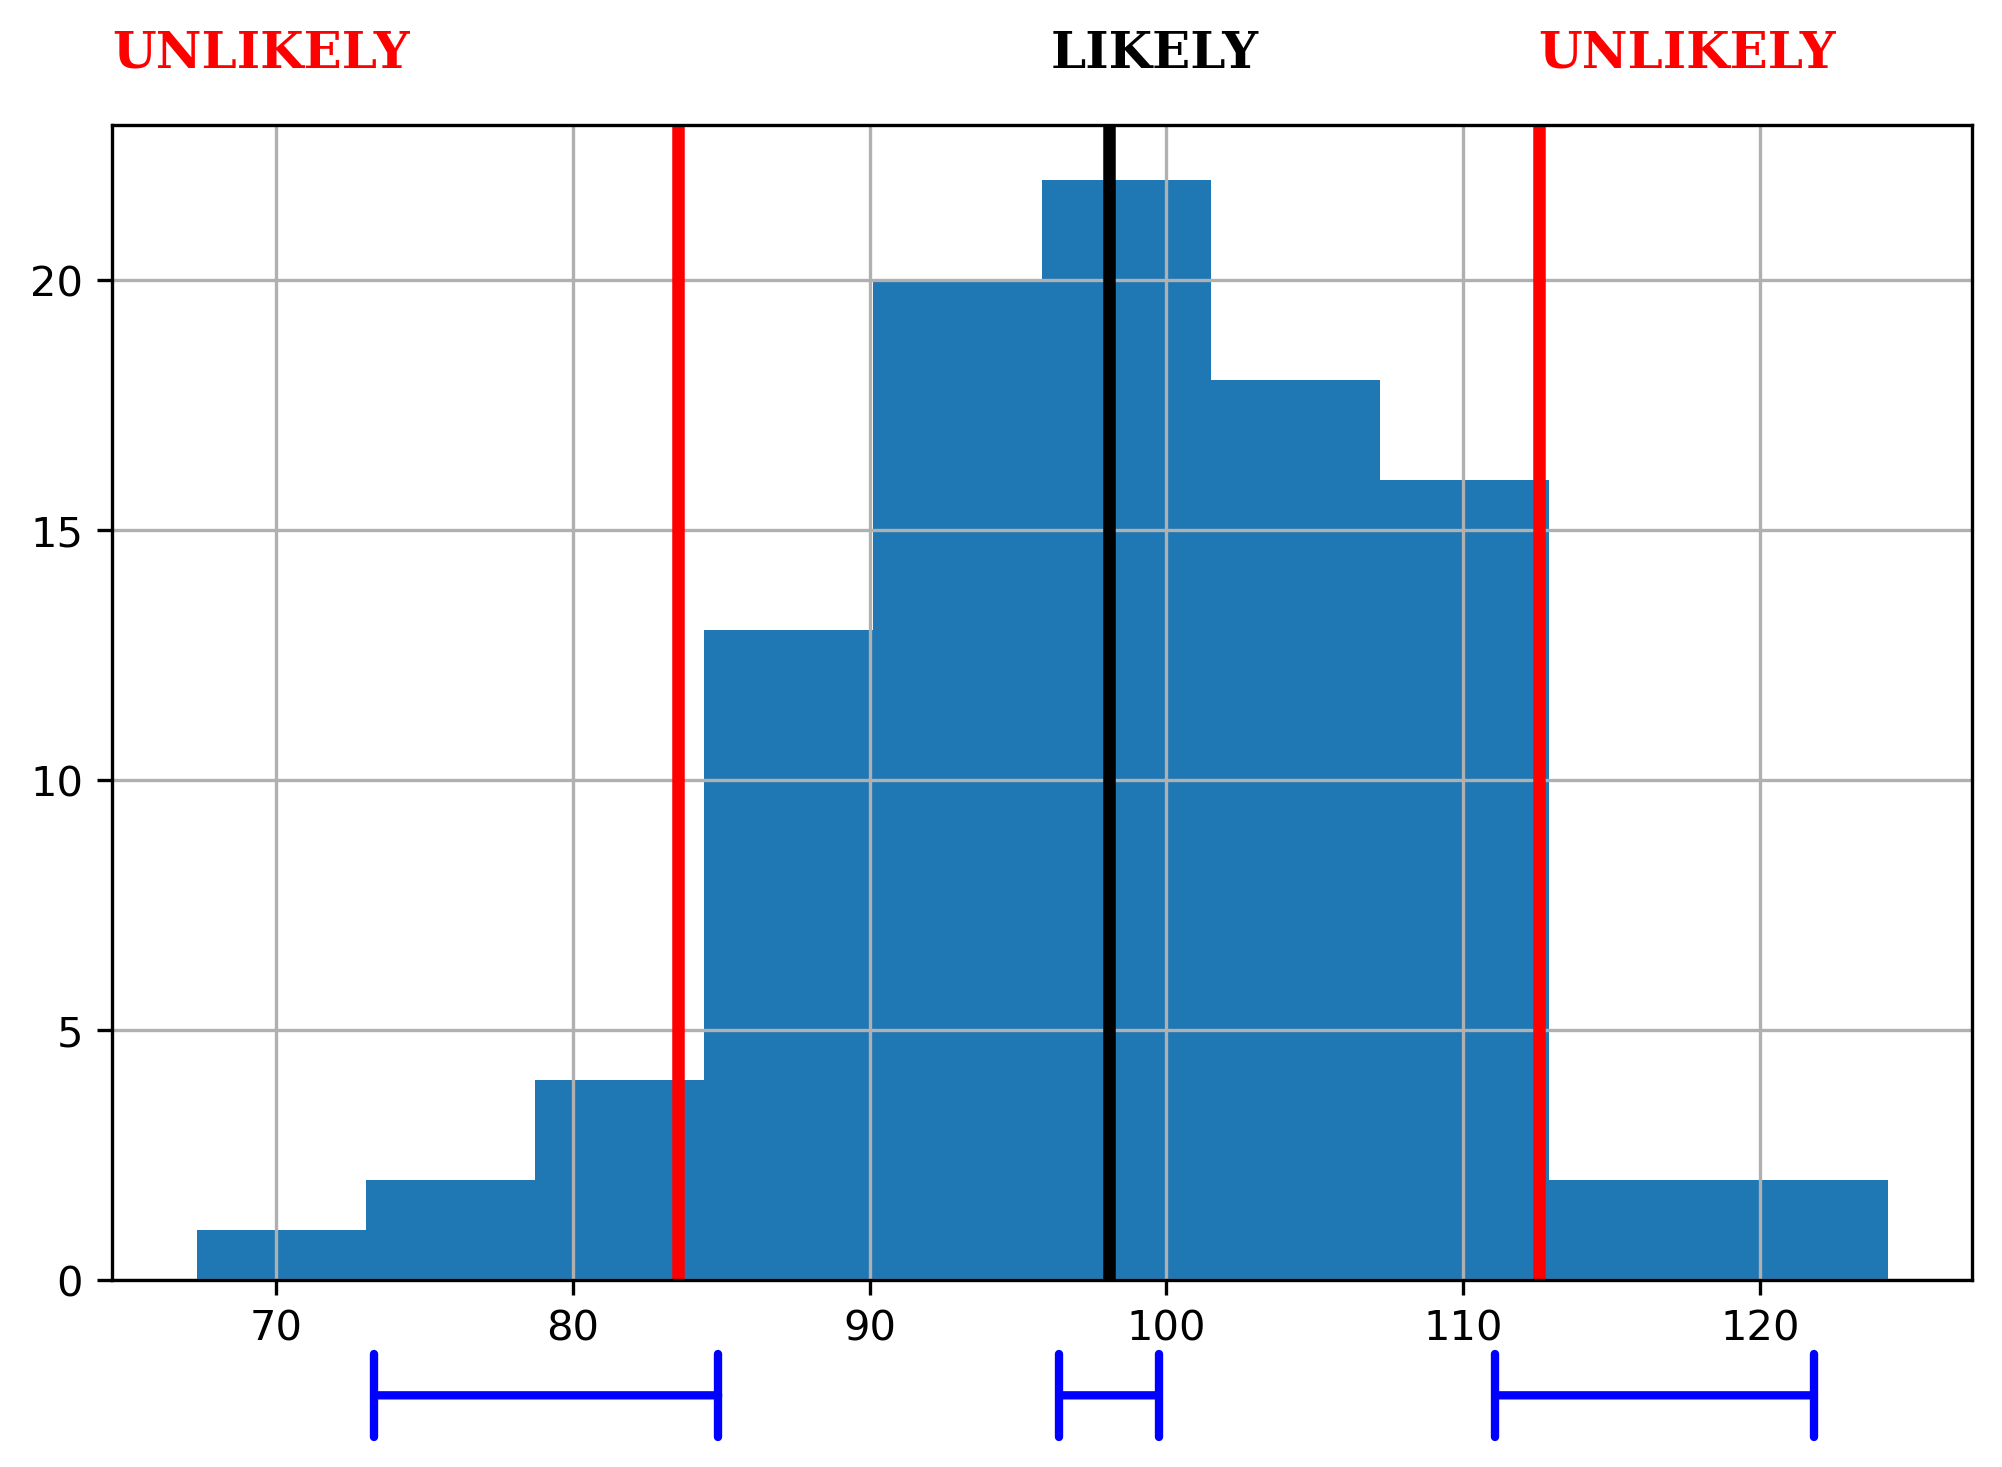

The Python source for this figure:
'''
Measure of Risk and Error (MORE) plot

Provides a simple summary of replications in terms of likely and 
unlikely ranges and CI ranges for mean and percentiles.

'''

import numpy as np
import pandas as pd
import warnings
import plotly.express as px
import plotly.graph_objects as go

def ci_for_sample_mean(mean_value, std, n, critical_value=1.96):
    '''Confidence interval for mean.  Assume std is sample std.
    
    Notes:
    ------
    
    critical value hard coded at the moment.  
    Should update to use t dist.
    '''
    half_width = (critical_value * (std / np.sqrt(n)))
    mean_lower = mean_value - half_width
    mean_upper = mean_value + half_width
    return mean_lower, mean_upper

def ci_percentile(results, field, percentile, critical_value=1.96):
    '''Approximate confidence interval for percentile.
    Note these may or may not be symmetric.
    
    Notes:
    ------
    
    critical value hard coded at the moment.  
    Should update to use t dist.
    
    Params:
    ------
    results: pd.DataFrame
        Results dataframe - tabular data where each row is a rep and each col is a KPI
        
    field: int
        Field from data frame to analyse
        
    percentile: float
        The percentile around which to form the CI
        
    critical_value: float, optional (default = 1.96)
        critical value of the normal dist to use.
    '''
    half_width = critical_value * np.sqrt((percentile * (1 - percentile)) / (len(results) - 1))
    y_beta_1 = results[field].quantile(percentile - half_width)
    y_beta_2 = results[field].quantile(percentile + half_width)
    return y_beta_1, y_beta_2

def as_horizontal_axis_fraction(value, xmin, xmax):
    '''Convert a axis value to a fraction accounting for the 
    minimum on the xaxis (i.e. axis may not start from 0).
    '''
    return (value - xmin) / (xmax - xmin)


def draw_interval(ax, start, end, style="|-|", lw=3, color='b'):
    '''Annotate a matplotlib chart underneath x axis with an confidence interval.
    '''
    _ = ax.annotate('', xy=(start, -0.1), xycoords='axes fraction', 
                       xytext=(end, -0.1),
                       arrowprops=dict(arrowstyle=style, color=color, lw=lw))


def more_plot(results, field=0, x_label=None, bins=None, figsize=(8, 5), 
              percentiles=(0.05, 0.95), suppress_warnings=False):
    '''Measure of Risk and Error (MORE) plot.
    
    Risk illustrated via likely and unlikely ranges of replication values. 
    Erorr illustrated for CIs for mean and wide approx confidence intervals for percentiles
        
    Confidence intervals for percentiles will only be calculated if > 80 replications due to 
    approximation accuracy.
    
    Notes:
    ------
    Each value plotted represents the mean of a replication (e.g. daily throughput).  It should
    not be confused with an individuals results (e.g. an individuals throughput time). 
    
    If the system modelled contains time dependency the MORE plot may hide time of day/event effects.
    
    Params:
    ------
    results: pd.DataFrame
        Tabular data of replications. each column is a kpi
        
    field: int or str
        ID or field name of column containing relevant data

    x_label: str, optional (default=None)
        The x axis label.  If None then no label will be included.
        
    bins: int, optional (default=None)
        no. bins to generate. None=pandas decides no.
        
    figsize: tuple, optional (default=(8,5))
        size of plot
        
    Returns:
    -------
    fig, ax
    
    Refs:
    -----
    
    Nelson 2008. (Winter Simulation Paper)
    https://ieeexplore.ieee.org/document/4736095    
    
    '''
    
    # probably will shift these to module level scope.
    LIKELY = 'LIKELY'
    UNLIKELY = 'UNLIKELY'
    FONT_SIZE = 12
    LINE_WIDTH = 3
    LINE_STYLE = '-'
    CRIT_VALUE = 1.96
    UPPER_QUANTILE = percentiles[1]
    LOWER_QUANTILE = percentiles[0]
    INTERVAL_LW = 2
    MIN_N_FOR_PERCENTILE = 80
    WARN = f'CIs for percentiles are not generated as sample size < {MIN_N_FOR_PERCENTILE}.'
    WARN += ' To supress this msg set `supress_warnings=True`'

    ax = results[field].hist(bins=bins, figsize=figsize)
    if x_label is not None:
        ax.set_xlabel(x_label)
    mean = results[field].mean()
    std = results[field].std(ddof=1)
    upper_percentile = results[field].quantile(UPPER_QUANTILE)
    lower_percentile = results[field].quantile(LOWER_QUANTILE)

    # vertical lines
    ax.axvline(x=mean, linestyle='-', color='black', linewidth=LINE_WIDTH)
    ax.axvline(x=upper_percentile, linestyle='-', color='red', linewidth=LINE_WIDTH)
    ax.axvline(x=lower_percentile, linestyle='-', color='red', linewidth=LINE_WIDTH)

    like_font = {'family': 'serif',
                 'color':  'black',
                 'weight': 'bold',
                 'size': FONT_SIZE
                 }
    unlike_font = {'family': 'serif',
                 'color':  'red',
                 'weight': 'bold',
                 'size': FONT_SIZE
                 }

    # add text
    txt_offset = ax.get_ylim()[1] * 1.05
    ax.text(mean - (mean * 0.02), txt_offset, LIKELY, fontdict=like_font)
    ax.text(upper_percentile, txt_offset, UNLIKELY, fontdict=unlike_font)
    ax.text(ax.get_xlim()[0], txt_offset, UNLIKELY, fontdict=unlike_font)

    # calculate and display confidence intervals

    ## CIs for sample mean
    mean_lower, mean_upper = ci_for_sample_mean(mean, std, len(results))

    # Draw Confidence intervals
    # The horizontal lines are expressed as an axis fraction i.e. between 0 and 1.  
    # This means that the percentile CIs need to be converted before plotting.
    # The function as_horizontal_axis_fraction is used.

    ## mean CI  
    hline_mean_from = as_horizontal_axis_fraction(mean_lower, ax.get_xlim()[0], ax.get_xlim()[1])
    hline_mean_to = as_horizontal_axis_fraction(mean_upper, ax.get_xlim()[0], ax.get_xlim()[1])
    draw_interval(ax, hline_mean_from, hline_mean_to, lw=INTERVAL_LW)

    print(hline_mean_from, hline_mean_to)
    
    # avoid approximation issues with small samples.  
    if len(results) >= MIN_N_FOR_PERCENTILE:
        ## upper percentile
        y_beta_1, y_beta_2 = ci_percentile(results, field, UPPER_QUANTILE, critical_value=CRIT_VALUE)

        ## lower percentile
        y_beta_l_1, y_beta_l_2 = ci_percentile(results, field, LOWER_QUANTILE, critical_value=CRIT_VALUE)
        
        ## line for upper quantile CI
        hline_upper_q_from = (y_beta_1 - ax.get_xlim()[0]) / (ax.get_xlim()[1] - ax.get_xlim()[0])
        hline_upper_q_to = (y_beta_2 - ax.get_xlim()[0]) / (ax.get_xlim()[1] - ax.get_xlim()[0])
        
        hline_upper_q_from = as_horizontal_axis_fraction(y_beta_1, ax.get_xlim()[0], ax.get_xlim()[1])
        hline_upper_q_to = as_horizontal_axis_fraction(y_beta_2, ax.get_xlim()[0], ax.get_xlim()[1])
        draw_interval(ax, hline_upper_q_from, hline_upper_q_to, lw=INTERVAL_LW)
        
        ## line for lower quantile CI        
        hline_lower_q_from = as_horizontal_axis_fraction(y_beta_l_1, ax.get_xlim()[0], ax.get_xlim()[1])
        hline_lower_q_to = as_horizontal_axis_fraction(y_beta_l_2, ax.get_xlim()[0], ax.get_xlim()[1])
        draw_interval(ax, hline_lower_q_from, hline_lower_q_to, lw=INTERVAL_LW)
        
    elif not suppress_warnings:
        warnings.warn(WARN)
        
    return ax.figure, ax

import numpy as np
import plotly.express as px
import plotly.graph_objects as go

import numpy as np
import plotly.express as px
import plotly.graph_objects as go

import numpy as np
import plotly.express as px
import plotly.graph_objects as go

def more_plotly(data, x_label, percentiles=(0.05, 0.95), surpress_warnings=False):
    """
    Plots a histogram of the input numpy array 'data' using Plotly Express.
    The bars corresponding to values below the 5th percentile and above the 95th percentile are colored red.
    Additionally, it adds three vertical dotted lines at the mean, 5th percentile, and 95th percentile.
    It also adds a transparent vertical rectangle representing the 95% confidence interval for the mean.
    
    Args:
        data (numpy.ndarray): The input data to be plotted.
        x_label (str): The label for the x-axis.
    
    Returns:
        plotly.graph_objects.Figure: The Plotly figure object.
    """

     # probably will shift these to module level scope.
    LIKELY = 'LIKELY'
    UNLIKELY = 'UNLIKELY'
    FONT_SIZE = 12
    LINE_WIDTH = 3
    LINE_STYLE = '-'
    CRIT_VALUE = 1.96
    UPPER_QUANTILE = percentiles[1]
    LOWER_QUANTILE = percentiles[0]
    INTERVAL_LW = 2
    MIN_N_FOR_PERCENTILE = 80
    WARN = f'CIs for percentiles are not generated as sample size < {MIN_N_FOR_PERCENTILE}.'
    WARN += ' To supress this msg set `supress_warnings=True`'

    # Calculate the 5th and 95th percentiles and round them up to the nearest integer
    p5 = np.ceil(np.percentile(data, LOWER_QUANTILE*100)).astype(int)
    p95 = np.ceil(np.percentile(data, UPPER_QUANTILE*100)).astype(int)
    mean = np.mean(data)
    
    # Calculate the 95% confidence interval for the mean
    std_err = np.std(data) / np.sqrt(len(data))
    lower_limit = mean - CRIT_VALUE * std_err
    upper_limit = mean + CRIT_VALUE * std_err
    
    # Calculate the histogram using NumPy
    counts, bins = np.histogram(data, bins='auto')
     
    # Determine the color for each bin
    colors = np.where((bins[:-1] < p5) | (bins[:-1] >= p95), UNLIKELY, LIKELY)
    
    # Create the color map for the histogram
    color_discrete_map = {
        LIKELY: '#4CAF50',  # Green
        UNLIKELY: '#F44336'  # Red
    }
    
    # Create the Plotly figure (uses plotly express - needs updated to `go`)
    fig = px.bar(x=bins[:-1], y=counts, color=colors, color_discrete_map=color_discrete_map,
                 range_x=[np.min(data),np.max(data) * 1.02])
    
    # remove gap between bars
    fig.update_layout(bargap=0.00, xaxis_title=x_label, legend_title=None, yaxis_title="Replications")

    # Add the vertical dotted lines
    fig.add_vline(x=mean, line_width=2, line_dash="dot", line_color="black", annotation_text="mean")
    fig.add_vline(x=p5, line_width=2, line_dash="dot", line_color="black", 
                  annotation_text="5th", annotation_position="top left")
    fig.add_vline(x=p95, line_width=2, line_dash="dot", line_color="black", annotation_text="95th")
    
    
    # Add CI for mean
    fig.add_vrect(x0=lower_limit, x1=upper_limit, line_width=0, fillcolor="#FFA726", opacity=0.5)  # Orange  

    # avoid approximation issues with small samples.  
    if len(data) >= MIN_N_FOR_PERCENTILE:

        # add the percentile large sample confidence intervals
        df = pd.DataFrame(data)
        df.columns = ['KPI']
        
        x0, x1 = ci_percentile(df, "KPI", 0.95)
        fig.add_vrect(x0=x0, x1=x1, line_width=0, fillcolor="#FFA726", opacity=0.4)  # Orange

        x0, x1 = ci_percentile(df, "KPI", 0.05)
        fig.add_vrect(x0=x0, x1=x1, line_width=0, fillcolor="#FFA726", opacity=0.4, showlegend=True,
                      name="UCI 95th Percenile")  # Orange

    
    elif not surpress_warnings:
        warnings.warn(WARN)

    note = 'Shaded regions around vertical lines are 95% Confidence Intervals'
    fig.add_annotation(
        showarrow=False,
        text=note,
        font=dict(size=10), 
        xref='x domain',
        x=0.0,
        yref='y domain',
        y=-0.2
        )

    # update legend position
    fig.update_layout(legend=dict(
        orientation="h",
        yanchor="bottom",
        y=1.02,
        xanchor="right",
        x=1
    ))

    return fig
    
def more_plotly(data, x_label, percentiles=(0.05, 0.95), suppress_warnings=False):
    """Interactive Measure of Risk and Error (MORE) plot via PLOTLY
    
    Risk illustrated via likely and unlikely ranges of replication values. 
    Error illustrated for CIs for mean and wide approx confidence intervals for percentiles
        
    Confidence intervals for percentiles will only be calculated if > 80 replications due to 
    approximation accuracy.
    
    Notes:
    ------
    Each value plotted represents the mean of a replication (e.g. daily throughput).  It should
    not be confused with an individuals results (e.g. an individuals throughput time). 
    
    If the system modelled contains time dependency the MORE plot may hide time of day/event effects.
    
    Params:
    ------
    data: np.ndarray
        Vector containing multiple replications
        
    x_label: str
        X axis label
    
    percentiles: type(float, float), optional (default = (0.05,0.95))
        The percentile to include in the MORE plot.

    suppress_warnings: bool, optional (default=False)
        Suppress warning that CIs for percentiles are not produced for < 80 replications.
    
    Returns:
    -------
        plotly.graph_objects.Figure: The Plotly figure object.
    
    See Also:
    ---------
    more_plot()

    Refs:
    -----
    
    Nelson 2008. (Winter Simulation Paper)
    https://ieeexplore.ieee.org/document/4736095       

    """

     # probably will shift these to module level scope.
    LIKELY = 'LIKELY'
    UNLIKELY = 'UNLIKELY'
    FONT_SIZE = 12
    LINE_WIDTH = 3
    LINE_STYLE = '-'
    CRIT_VALUE = 1.96
    UPPER_QUANTILE = percentiles[1]
    LOWER_QUANTILE = percentiles[0]
    INTERVAL_LW = 2
    MIN_N_FOR_PERCENTILE = 80
    WARN = f'CIs for percentiles are not generated as sample size < {MIN_N_FOR_PERCENTILE}.'
    WARN += ' To supress this msg set `supress_warnings=True`'

    # Calculate the 5th and 95th percentiles and round them up to the nearest integer
    p5 = np.ceil(np.percentile(data, LOWER_QUANTILE*100)).astype(int)
    p95 = np.ceil(np.percentile(data, UPPER_QUANTILE*100)).astype(int)
    mean = np.mean(data)
    
    # Calculate the 95% confidence interval for the mean
    std_err = np.std(data) / np.sqrt(len(data))
    lower_limit = mean - CRIT_VALUE * std_err
    upper_limit = mean + CRIT_VALUE * std_err
    
    # Calculate the histogram using NumPy
    counts, bins = np.histogram(data, bins='auto')
     
    # Determine the color for each bin
    colors = np.where((bins[:-1] < p5) | (bins[:-1] >= p95), UNLIKELY, LIKELY)
    
    # Create the color map for the histogram
    color_discrete_map = {
        LIKELY: '#4CAF50',  # Green
        UNLIKELY: '#F44336'  # Red
    }
    
    # Create the Plotly figure (uses plotly express - needs updated to `go`)
    fig = px.bar(x=bins[:-1], y=counts, color=colors, color_discrete_map=color_discrete_map,
                 range_x=[np.min(data),np.max(data) * 1.02])
    
    # remove gap between bars
    fig.update_layout(bargap=0.00, xaxis_title=x_label, legend_title=None, yaxis_title="Replications")

    # Add the vertical dotted lines
    fig.add_vline(x=mean, line_width=2, line_dash="dot", line_color="black", annotation_text="mean")
    fig.add_vline(x=p5, line_width=2, line_dash="dot", line_color="black", 
                  annotation_text="5th", annotation_position="top left")
    fig.add_vline(x=p95, line_width=2, line_dash="dot", line_color="black", annotation_text="95th")
    
    # Add CI for mean
    fig.add_vrect(x0=lower_limit, x1=upper_limit, line_width=0, fillcolor="#FFA726", opacity=0.5)  # Orange  

    # avoid approximation issues with small samples.  
    if len(data) >= MIN_N_FOR_PERCENTILE:

        # add the percentile large sample confidence intervals
        df = pd.DataFrame(data)
        df.columns = ['KPI']
        
        x0, x1 = ci_percentile(df, "KPI", 0.95)
        fig.add_vrect(x0=x0, x1=x1, 
                      line_width=0, 
                      fillcolor="#FFA726", 
                      opacity=0.4,
                      showlegend=True,
                      name="CI 95th Percentile")  # Orange

        x0, x1 = ci_percentile(df, "KPI", 0.05)
        fig.add_vrect(x0=x0, x1=x1, 
                      line_width=0, 
                      fillcolor="#FFA726", 
                      opacity=0.4, 
                      showlegend=True,
                      name="CI 5th Percentile")  # Orange

    
    elif not suppress_warnings:
        warnings.warn(WARN)

    note = 'Shaded regions around vertical lines are 95% Confidence Intervals'
    fig.add_annotation(
        showarrow=False,
        text=note,
        font=dict(size=10), 
        xref='x domain',
        x=0.0,
        yref='y domain',
        y=-0.25
        )

    # update legend position
    fig.update_layout(legend=dict(
        orientation="h",
        yanchor="bottom",
        y=1.02,
        xanchor="right",
        x=1
    ))

    return fig
